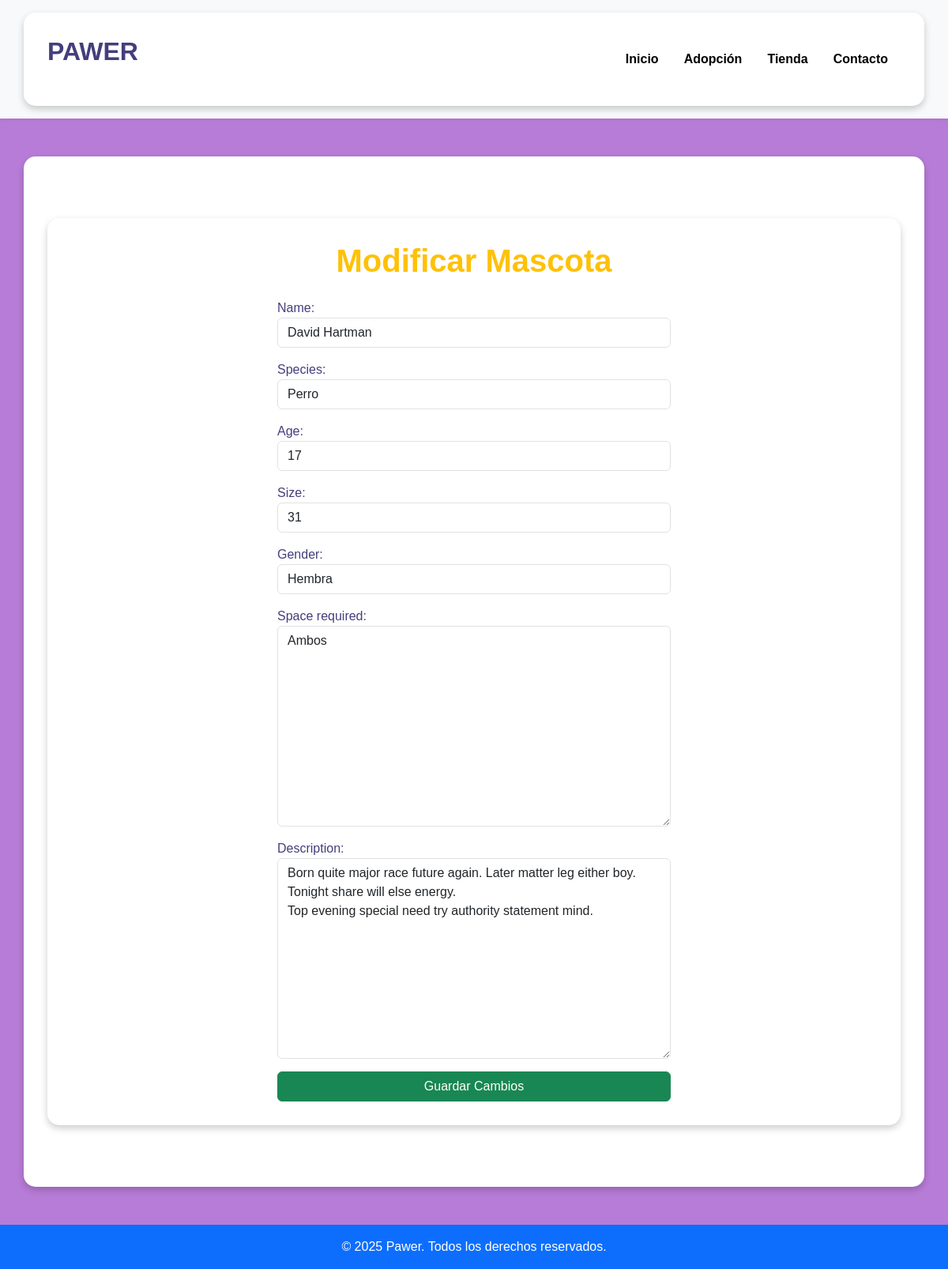
/PetsAdoption/pet/4/edit/, run on the app's committed database.
### PetsAdoption/models.py (models this page shows, shortened)
class Pet(models.Model):
    name = models.CharField(max_length=100)
    species = models.CharField(max_length=50)
    age = models.IntegerField()
    size = models.CharField(max_length=20)
    gender = models.CharField(max_length=20)
    space_required = models.TextField()
    description = models.TextField()
    compatibility = models.TextField()
    pet_lever = models.ForeignKey(PetLever, on_delete=models.CASCADE, related_name='pets', null=True, blank=True)
    created_at = models.DateTimeField(auto_now_add=True)
    updated_at = models.DateTimeField(auto_now=True)

### PetsAdoption/views.py (the view)
# urls.py: path('pet/<int:pet_id>/edit/', views.edit_pet, name='edit_pet'),
def edit_pet(request, pet_id):
    pet = get_object_or_404(Pet, id=pet_id)
    if request.method == "POST":
        form = PetForm(request.POST, instance=pet)
        if form.is_valid():
            form.save()
            return redirect('pet_detail', pet_id=pet.id)  # Redirige a la vista detallada después de guardar
    else:
        form = PetForm(instance=pet)
    return render(request, 'updatePet.html', {'form': form, 'pet': pet})

### PetsAdoption/forms.py
class PetForm(forms.ModelForm):
    class Meta:
        model = Pet
        fields = ['name', 'species', 'age', 'size', 'gender', 'space_required', 'description']
        widgets = {
            'name': forms.TextInput(attrs={'class': 'form-control'}),
            'species': forms.TextInput(attrs={'class': 'form-control'}),
            'age': forms.NumberInput(attrs={'class': 'form-control'}),
            'size': forms.TextInput(attrs={'class': 'form-control'}),
            'gender': forms.TextInput(attrs={'class': 'form-control'}),
            'space_required': forms.Textarea(attrs={'class': 'form-control'}),
            'description': forms.Textarea(attrs={'class': 'form-control'}),
        }

### PetsAdoption/templates/updatePet.html (shortened to what this page needs)
{% extends "base.html" %}
{% block content %}
<div class="container my-5">
    <h1 class="text-center text-warning fw-bold">Modificar Mascota</h1>
    <form method="POST" class="mt-4">
        <div class="row">
            <div class="col-md-6 mx-auto">
                <div class="mb-3">
                    {{ form.name.label_tag }}
                    {{ form.name }}
                </div>
                <div class="mb-3">
                    {{ form.species.label_tag }}
                    {{ form.species }}
                </div>
                <div class="mb-3">
                    {{ form.age.label_tag }}
                    {{ form.age }}
                </div>
                <div class="mb-3">
                    {{ form.size.label_tag }}
                    {{ form.size }}
                </div>
                <div class="mb-3">
                    {{ form.gender.label_tag }}
                    {{ form.gender }}
                </div>
                <div class="mb-3">
                    {{ form.space_required.label_tag }}
                    {{ form.space_required }}
                </div>
                <div class="mb-3">
                    {{ form.description.label_tag }}
                    {{ form.description }}
                </div>
                <button type="submit" class="btn btn-success w-100">Guardar Cambios</button>
            </div>
        </div>
    </form>
</div>
{% endblock %}

### static/css/styles.css (style rules this page uses)
body { font-family: 'Poppins', sans-serif; background-color: #b77cd7; color: #443e7c; margin: 0; padding: 0; }
h1 { color: white; text-align: center; margin-bottom: 20px; }
.container { background-color: white; padding: 30px; border-radius: 15px; box-shadow: 0 4px 10px rgba(0, 0, 0, 0.2); }

### data on the page
Pet: name "David Hartman", species "Perro", age "17", size "31", gender "Hembra", space_required "Ambos", description "Born quite major race future again. Later matter leg either boy. Tonight share will else energy. Top evening special need try authority statement mind."
